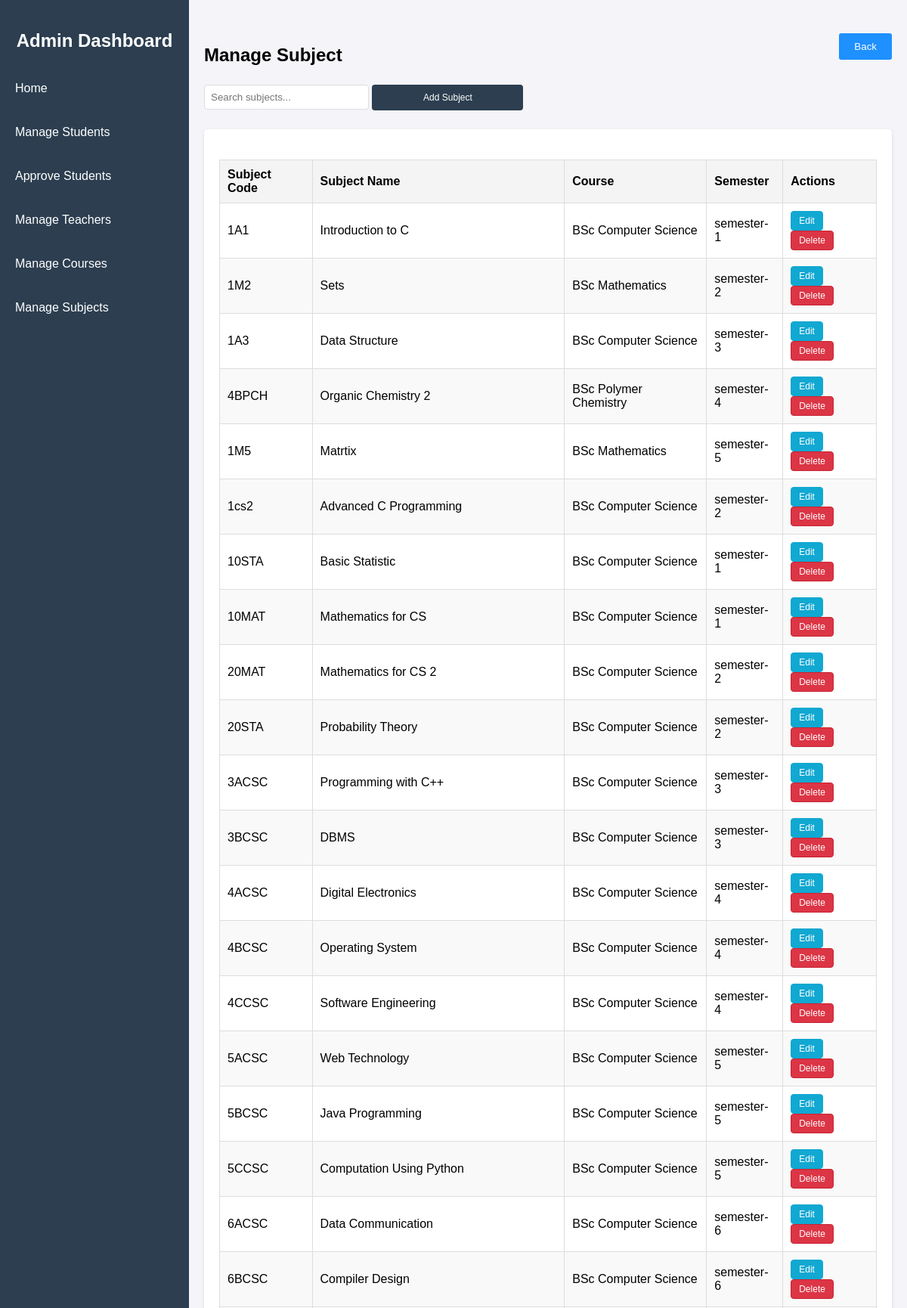
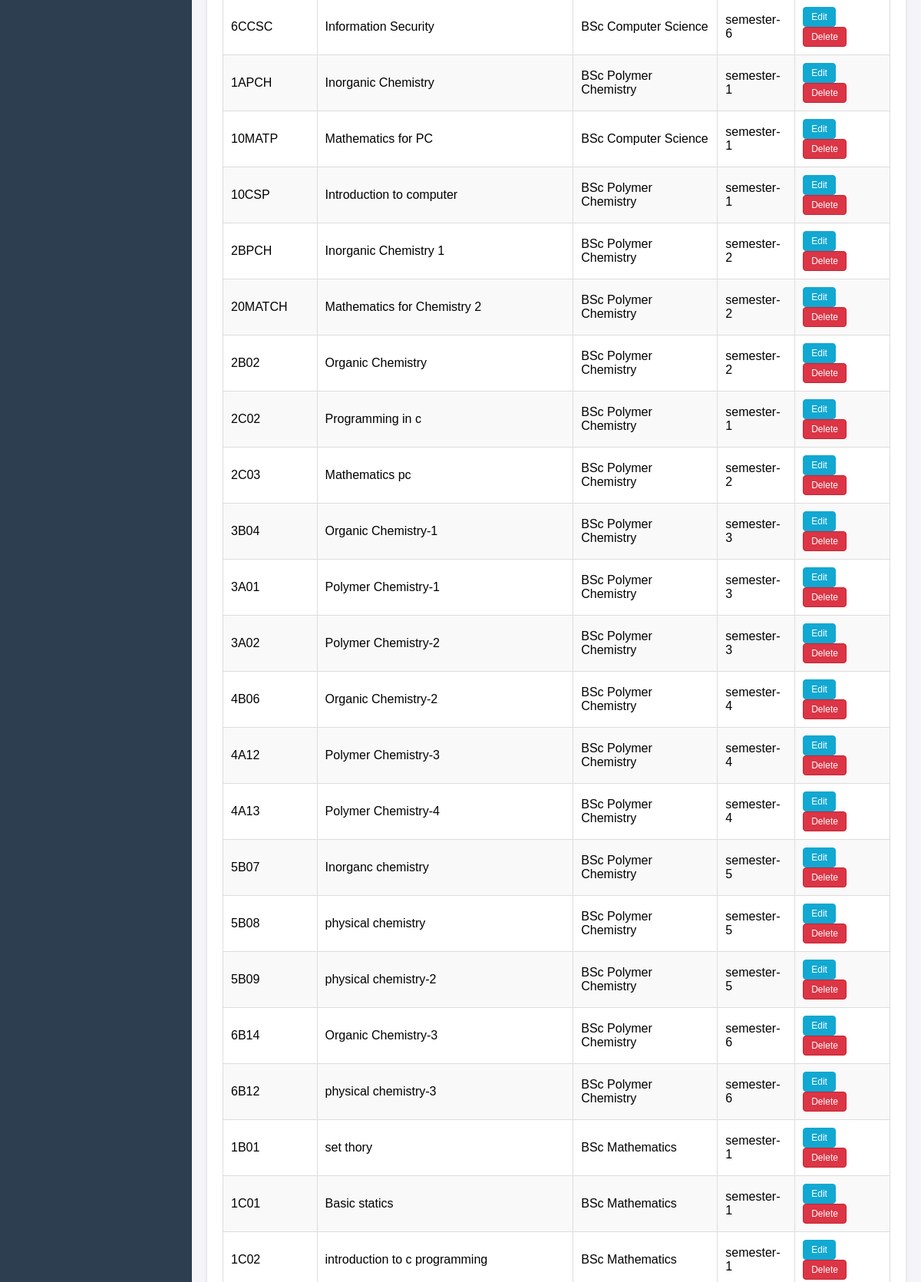
The page /admin-subject/ (signed in, upper part) on the database its author committed (2 pictures, top to bottom).
### GradeWireapp/models.py (models this page shows, shortened)
class Subject(models.Model):
    SEMESTER_CHOICES = [
        ('semester-1', 'Semester 1'),
        ('semester-2', 'Semester 2'),
        ('semester-3', 'Semester 3'),
        ('semester-4', 'Semester 4'),
        ('semester-5', 'Semester 5'),
        ('semester-6', 'Semester 6'),
    ]
    semester = models.CharField(max_length=20, choices=SEMESTER_CHOICES, default='semester-1')
    subject_code = models.CharField(max_length=50, unique=True)
    name = models.CharField(max_length=255)
    course = models.ForeignKey(Course, on_delete=models.PROTECT)

class Course(models.Model):
    course_id = models.CharField(max_length=30, unique=True)
    course_name = models.CharField(max_length=30, unique=True, default=' ')
    duration = models.CharField(max_length=25, default='3 Year', blank=True, null=True)
    def __str__(self):
        return self.course_name

### GradeWireapp/views/admin_views.py (the view)
# urls.py: path('admin-subject/', views.admin_mg_subject_view,name='adminMgSubject'),
@admin_required
def admin_mg_subject_view(request):
    return manage_subject_view(request)

### GradeWireapp/views/admin_views.py (called while the page is built)
@admin_required
def manage_subject_view(request):
    subjects = Subject.objects.all()
    courses = Course.objects.all()
    semester_choices = Subject.SEMESTER_CHOICES
    return render(request, 'admin_mg_subject.html', {'subjects': subjects, 'courses': courses, 'semester_choices': semester_choices})

### GradeWireapp/views/common.py (called while the page is built)
def admin_required(view_func):
    @wraps(view_func)
    def _wrapped_view(request, *args, **kwargs):
        if not (request.user.is_authenticated and (request.user.is_staff or request.user.is_superuser)):
            messages.error(request, "Admin access required. Please log in.")
            return redirect('adminlogin')
        return view_func(request, *args, **kwargs)
    return _wrapped_view

### templates/admin_mg_subject.html (shortened to what this page needs)
{% load static %}
<!DOCTYPE html>
<html lang="en">
<head>
    <link rel="stylesheet" type="text/css" href="{% static 'assets/css/admin-style.css'%}">
</head>
<body>
    <div class="menu-toggle" onclick="toggleSidebar()">☰ Menu</div>
    <div class="sidebar">
        <h2>Admin Dashboard</h2>
        <a href="{% url 'adminHome' %}" onclick="showSection('home')">Home</a>
        <a href="{% url 'ManageStudent' %}"  >Manage Students</a>
        <a href="{% url 'approve_students' %}" >Approve Students</a>
        <a href="{% url 'ManageTeacher' %}" >Manage Teachers</a>
        <a href="{% url 'ManageCourse' %}" >Manage Courses</a>
        <a href="{% url 'ManageSubject' %}" >Manage Subjects</a>
    </div>
    <div class="content">
        <button class="back-button" onclick="history.back()">Back</button>
        <div id="manage-subjects" class="section active">
            <h2>Manage Subject</h2>
            <div class="form-container">
                    <input type="text" id="searchSubject" placeholder="Search subjects..." onkeyup="searchSubject()" style="padding: 8px; width: 200px;">
                <button class="small-btn" onclick="toggleAddSubjectForm()" style=" width: 200px;">Add Subject</button>
            </div>
            <div class="table-container">
                <table>
                    <thead>
                        <tr>
                            <th>Subject Code</th>
                            <th>Subject Name</th>
                            <th>Course</th>
                            <th>Semester</th>
                            <th>Actions</th>
                        </tr>
                    </thead>
                    <tbody id="subjectTableBody">
                        {% for s in subjects %}
                            <tr>
                                <td>{{ s.subject_code}}</td>
                                <td>{{ s.name }}</td>
                                <td>{{s.course}}</td>
                                <td>{{s.semester}}</td>
                                <td>
                                    <a href="{% url 'edit_subject' s.id %}"  class="action-btn edit-btn">Edit</a>
                                    <form method="POST" action="{% url 'delete_subject' s.id %}" style="display:inline;" onsubmit="return confirm('Are you sure you want to delete this subject?');">
                                        <button type="submit" class="action-btn delete-btn">Delete</button>
                                    </form>
                                </td>
                            </tr>
                        {% endfor %}
                    </tbody>
                </table>
            </div>
        </div>
    </div>
</body>
</html>

### static/assets/css/admin-style.css (style rules this page uses)
body { margin: 0; font-family: Arial, sans-serif; background-color: #f4f4f9; }
.sidebar { position: fixed; top: 0; left: 0; width: 250px; height: 100%; background-color: #2c3e50; color: white; display: flex; flex-direction: column; padding-top: 20px; transition: transform 0.3s ease; }
.sidebar h2 { text-align: center; font-size: 24px; margin-bottom: 20px; color: #ffffff; }
.sidebar a { color: white; text-decoration: none; display: block; padding: 10px; margin: 10px 10px; border-radius: 5px; transition: background-color 0.3s; cursor: pointer; }
.content { margin-left: 250px; padding: 20px; transition: margin-left 0.3s ease; }
.section { display: none; }
.section.active { display: block; }
.table-container { background: #fff; padding: 20px; border-radius: 5px; box-shadow: 0 2px 5px rgba(0, 0, 0, 0.1); overflow-x: auto; }
table { width: 100%; border-collapse: collapse; margin: 20px 0; font-size: 16px; }
table th, table td { text-align: left; padding: 10px; border: 1px solid #ddd; }
table th { background-color: #f4f4f4; font-weight: bold; }
table tbody tr:nth-child(even) { background-color: #f9f9f9; }
.form-container { margin-bottom: 20px; }
.form-container input, .form-container button { margin: 5px 0; padding: 10px; width: 300px; border: 1px solid #ddd; border-radius: 4px; }
.form-container button { background-color: #2c3e50; color: white; border: none; cursor: pointer; }

### templates/admin_mg_subject.html (style rules this page uses)
.small-btn { font-size: 12px; padding: 5px 10px; background-color: #007bff; color: white; border: none; border-radius: 5px; cursor: pointer; }
.content { position: relative; }
.back-button { position: absolute; top: 25px; right: 20px; padding: 10px 20px; cursor: pointer; color: #fff; background-color: #1e90ff; border:none; border-radius: 3px; }
.action-btn { padding: 5px 10px; text-decoration: none; font-size: 12px; border-radius: 4px; display: inline-block; transition: all 0.2s ease; }
.edit-btn { background-color: #11a8d2; color: #fff; border: 1px solid #11a8d2; }
.delete-btn { background-color: #dc3545; color: white; border: 1px solid #c82333; }

### rows shown on the page
Subject: subject_code "1A1", name "Introduction to C", course "BSc Computer Science", semester "semester-1"
Subject: subject_code "1M2", name "Sets", course "BSc Mathematics", semester "semester-2"
Subject: subject_code "1A3", name "Data Structure", course "BSc Computer Science", semester "semester-3"
Subject: subject_code "4BPCH", name "Organic Chemistry 2", course "BSc Polymer Chemistry", semester "semester-4"
Subject: subject_code "1M5", name "Matrtix", course "BSc Mathematics", semester "semester-5"
Subject: subject_code "1cs2", name "Advanced C Programming", course "BSc Computer Science", semester "semester-2"
Subject: subject_code "10STA", name "Basic Statistic", course "BSc Computer Science", semester "semester-1"
Subject: subject_code "10MAT", name "Mathematics for CS", course "BSc Computer Science", semester "semester-1"
Subject: subject_code "20MAT", name "Mathematics for CS 2", course "BSc Computer Science", semester "semester-2"
Subject: subject_code "20STA", name "Probability Theory", course "BSc Computer Science", semester "semester-2"
Subject: subject_code "3ACSC", name "Programming with C++", course "BSc Computer Science", semester "semester-3"
Subject: subject_code "3BCSC", name "DBMS", course "BSc Computer Science", semester "semester-3"
Subject: subject_code "4ACSC", name "Digital Electronics", course "BSc Computer Science", semester "semester-4"
Subject: subject_code "4BCSC", name "Operating System", course "BSc Computer Science", semester "semester-4"
Subject: subject_code "4CCSC", name "Software Engineering", course "BSc Computer Science", semester "semester-4"
Subject: subject_code "5ACSC", name "Web Technology", course "BSc Computer Science", semester "semester-5"
Subject: subject_code "5BCSC", name "Java Programming", course "BSc Computer Science", semester "semester-5"
Subject: subject_code "5CCSC", name "Computation Using Python", course "BSc Computer Science", semester "semester-5"
Subject: subject_code "6ACSC", name "Data Communication", course "BSc Computer Science", semester "semester-6"
Subject: subject_code "6BCSC", name "Compiler Design", course "BSc Computer Science", semester "semester-6"
Subject: subject_code "6CCSC", name "Information Security", course "BSc Computer Science", semester "semester-6"
Subject: subject_code "1APCH", name "Inorganic Chemistry", course "BSc Polymer Chemistry", semester "semester-1"
Subject: subject_code "10MATP", name "Mathematics for PC", course "BSc Computer Science", semester "semester-1"
Subject: subject_code "10CSP", name "Introduction to computer", course "BSc Polymer Chemistry", semester "semester-1"
Subject: subject_code "2BPCH", name "Inorganic Chemistry 1", course "BSc Polymer Chemistry", semester "semester-2"
Subject: subject_code "20MATCH", name "Mathematics for Chemistry 2", course "BSc Polymer Chemistry", semester "semester-2"
Subject: subject_code "2B02", name "Organic Chemistry", course "BSc Polymer Chemistry", semester "semester-2"
Subject: subject_code "2C02", name "Programming in c", course "BSc Polymer Chemistry", semester "semester-1"
Subject: subject_code "2C03", name "Mathematics pc", course "BSc Polymer Chemistry", semester "semester-2"
Subject: subject_code "3B04", name "Organic Chemistry-1", course "BSc Polymer Chemistry", semester "semester-3"
Subject: subject_code "3A01", name "Polymer Chemistry-1", course "BSc Polymer Chemistry", semester "semester-3"
Subject: subject_code "3A02", name "Polymer Chemistry-2", course "BSc Polymer Chemistry", semester "semester-3"
Subject: subject_code "4B06", name "Organic Chemistry-2", course "BSc Polymer Chemistry", semester "semester-4"
Subject: subject_code "4A12", name "Polymer Chemistry-3", course "BSc Polymer Chemistry", semester "semester-4"
Subject: subject_code "4A13", name "Polymer Chemistry-4", course "BSc Polymer Chemistry", semester "semester-4"
Subject: subject_code "5B07", name "Inorganc chemistry", course "BSc Polymer Chemistry", semester "semester-5"
Subject: subject_code "5B08", name "physical chemistry", course "BSc Polymer Chemistry", semester "semester-5"
Subject: subject_code "5B09", name "physical chemistry-2", course "BSc Polymer Chemistry", semester "semester-5"
Subject: subject_code "6B14", name "Organic Chemistry-3", course "BSc Polymer Chemistry", semester "semester-6"
Subject: subject_code "6B12", name "physical chemistry-3", course "BSc Polymer Chemistry", semester "semester-6"
Subject: subject_code "1B01", name "set thory", course "BSc Mathematics", semester "semester-1"
Subject: subject_code "1C01", name "Basic statics", course "BSc Mathematics", semester "semester-1"
Subject: subject_code "1C02", name "introduction to c programming", course "BSc Mathematics", semester "semester-1"
